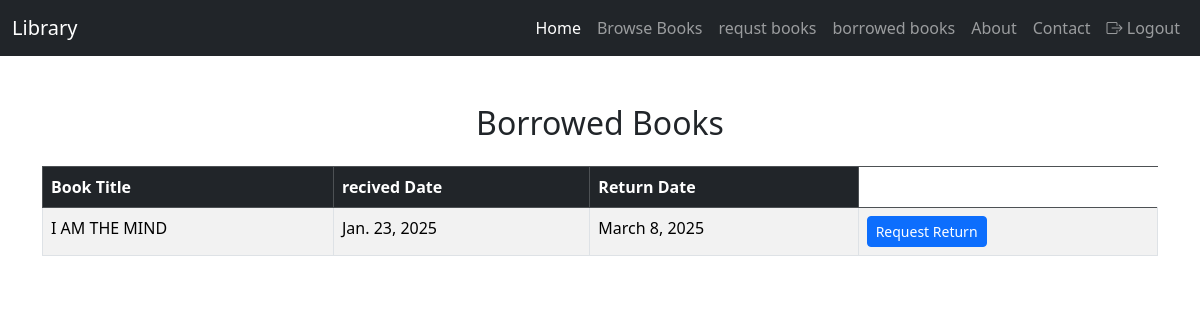
/view_borrow/ (signed in), run on the app's committed database.
### bookapp/models.py (models this page shows)
class Borrow(models.Model):
    STATUS_CHOICES = [
        ('Pending', 'Pending'),
        ('Approved', 'Approved'),
        ('Rejected', 'Rejected'),
        ('Returned', 'Returned'),
        ('Return Requested', 'Return Requested'),
    ]
    book = models.ForeignKey(books, on_delete=models.CASCADE)
    user = models.ForeignKey(User, on_delete=models.CASCADE)
    request_date = models.DateField(auto_now_add=True)
    approval_date = models.DateField(null=True, blank=True)
    r_date = models.DateField(null=True, blank=True)  # Only set when approved
    status = models.CharField(max_length=20, choices=STATUS_CHOICES, default='Pending')
    return_request_date = models.DateField(null=True, blank=True)  # Date when user requests to return
    return_approval_date = models.DateField(null=True, blank=True)  # Date when admin approves return
    extension_requested_date = models.DateField(null=True, blank=True)
    new_return_date = models.DateField(null=True, blank=True)
    extension_status = models.CharField(
        max_length=20,
        choices=[('Pending', 'Pending'), ('Approved', 'Approved'), ('Rejected', 'Rejected')],
        default='Pending')

class books(models.Model):
    title = models.CharField(max_length=200)
    auther = models.CharField(max_length=200)
    description = models.TextField()
    publication_date = models.DateField()
    location = models.ForeignKey('locations', on_delete=models.CASCADE, null=True, blank=True)
    genre = models.ForeignKey('genres', on_delete=models.CASCADE)
    cover_image = models.FileField()
    available_copies = models.IntegerField(default=2)

### bookapp/views.py (the view)
# urls.py: path('view_borrow/', views.view_borrow, name='view_borrow'),
def view_borrow(req):
   user=User.objects.get(username=req.session['user'])
   borrowd = Borrow.objects.filter(user=user,status='Approved')
   return render(req, 'user/borrowed.html', {'borrow':borrowd})

### templates/user/borrowed.html (shortened to what this page needs)
<!DOCTYPE html>
<html lang="en">
<head>
    <link href="https://cdn.jsdelivr.net/npm/bootstrap@5.3.3/dist/css/bootstrap.min.css" rel="stylesheet">
    <link href="https://cdn.jsdelivr.net/npm/bootstrap-icons/font/bootstrap-icons.css" rel="stylesheet">
</head>
<body>
  <nav class="navbar navbar-expand-lg navbar-dark bg-dark">
    <div class="container-fluid">
      <a class="navbar-brand" href="#">Library </a>
      <div class="collapse navbar-collapse" id="navbarNav">
        <ul class="navbar-nav ms-auto">
          <li class="nav-item">
            <a class="nav-link active" href="../user">Home</a>
          </li>
          <li class="nav-item">
            <a class="nav-link" href="../books">Browse Books</a>
          </li>
          <li class="nav-item">
            <a class="nav-link" href="../view_borrow_req">requst books</a>
          </li>
          <li class="nav-item">
            <a class="nav-link" href="../view_borrow">borrowed books</a>
          </li>
          <li class="nav-item">
            <a class="nav-link" href="../about">About</a>
          </li>
          <li class="nav-item">
            <a class="nav-link" href="../contact">Contact</a>
          </li>
          <li class="nav-item">
            <a class=" nav-link" href="../logout"><i class="bi bi-box-arrow-right"></i> Logout</a>
          </li>
        </ul>
      </div>
    </div>
  </nav>
    <div class="container py-5">
        <h2 class="text-center mb-4">Borrowed Books</h2>
        <div class="table-responsive">
            <table class="table table-striped table-bordered">
                <thead class="table-dark">
                    <tr>
                        <th>Book Title</th>
                        <th>recived Date</th>
                        <th>Return Date</th>
                    </tr>
                </thead>
                <tbody>
                    {% for b in borrow %}
                    <tr>
                        <td>{{ b.book.title }}</td>
                        <td>{{ b.approval_date|default:"N/A" }}</td>
                        <td>{{ b.r_date|default:"N/A" }}</td>
                        <td>
                          <a href="{% url 'request_return' b.id %}" class="btn btn-primary btn-sm">Request Return</a>
                      </td>
                    </tr>
                {% endfor %}
                </tbody>
            </table>
        </div>
    </div>
</body>
</html>

### data on the page
Borrow: book "I AM THE MIND", approval_date "Jan. 23, 2025", r_date "March 8, 2025"
